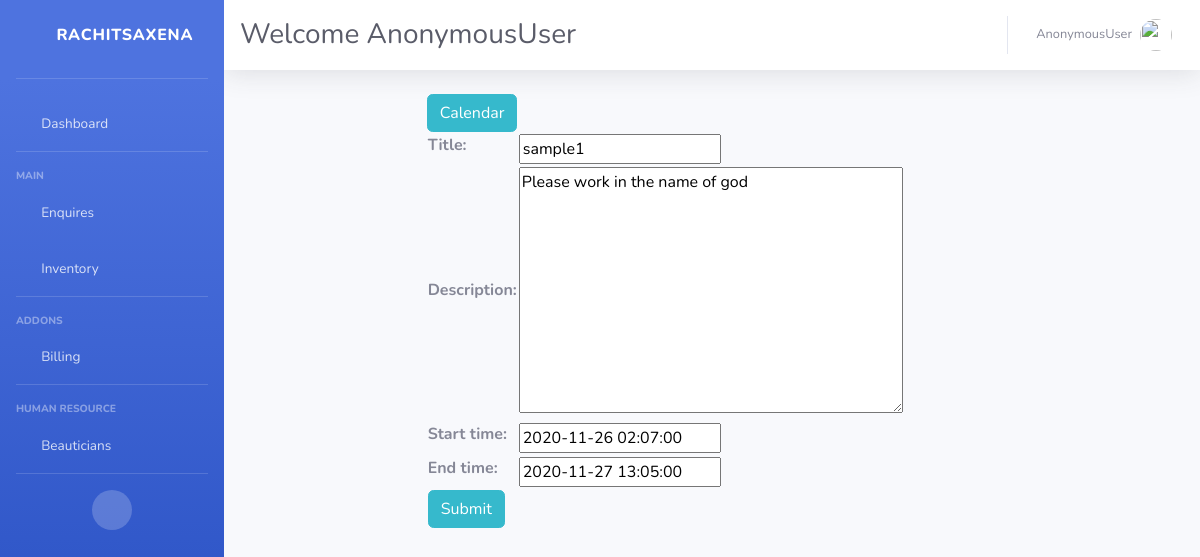
The page /event/edit/1/ on the database its author committed.
### calendarapp/models.py (models this page shows, shortened)
class Event(models.Model):
    user = models.ForeignKey(User, on_delete=models.CASCADE)
    title = models.CharField(max_length=200, unique=True)
    description = models.TextField()
    start_time = models.DateTimeField()
    end_time = models.DateTimeField()
    created_date = models.DateTimeField(auto_now_add=True)

### calendarapp/views.py (the view)
# urls.py: path('event/edit/<int:pk>/', views.EventEdit.as_view(), name='event_edit'),
class EventEdit(generic.UpdateView):
    model = Event
    fields = ['title', 'description', 'start_time', 'end_time']
    template_name = 'basic/calander/event.html'

### basic/templates/basic/calander/event.html (shortened to what this page needs)
{% extends 'basic/base.html' %}
{% block content %}
 <main role="main" class="col-md-9 ml-sm-auto col-lg-10 px-md-4">
<div class="clearfix">
  <a class="btn btn-info left" href="{% url 'calendarapp:calendar' %}"> Calendar </a>
</div>
<form method="post">
  <table class="form form-table">
    {{ form }}
    <tr><td colspan="2"><button type="submit" class="btn btn-info right"> Submit </button></td></tr>
  </table>
</form>
</main>
{% endblock %}

### rows shown on the page
Event: title "sample1", description "Please work in the name of god", start_time "2020-11-26 02:07:00", end_time "2020-11-27 13:05:00"

### other values the page prints
{{ request.user }} "AnonymousUser"
